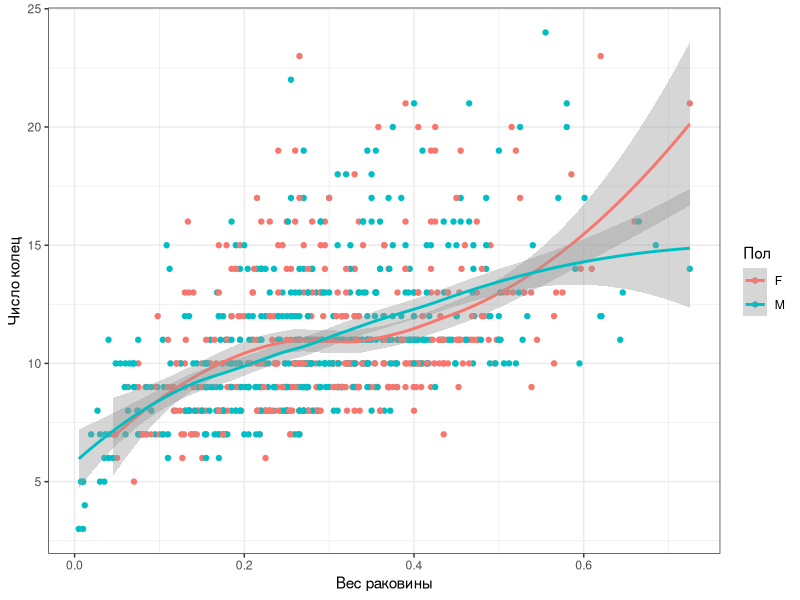

Recreate this plot in R.
## ---- chunk 1
library(knitr)

opts_chunk$set(echo = FALSE, message = FALSE, warning = FALSE)

## ---- chunk 2
library(ggplot2)
library(dplyr)
library(broom)


theme_set(theme_bw())
## ---- chunk 3

abol <- read.table("Data/abalone-5.csv", sep = "\t", header = TRUE, dec = ".")

## ---- chunk 4
abol$sex <- factor(abol$sex)

abol_fm <-
abol %>% 
  filter(sex != "I") 

Model <- lm(rings ~ sex + diameter + shell_weight, data = abol_fm)

Model_summary <- tidy(Model)

## ---- chunk 5

kable(Model_summary, digits = c(0, 2, 3, 1, 3), col.names = 
        c("Член модели", "Оценка параметра", "SE", "t", "p-value"),
      caption = "**Таблица 1.** Параметры модели")

## ---- chunk 6
ggplot(abol_fm, aes(x = shell_weight, y = rings, color = sex)) +
  geom_point() +
  geom_smooth() +
  labs(x = "Вес раковины", y = "Число колец", color = "Пол")
